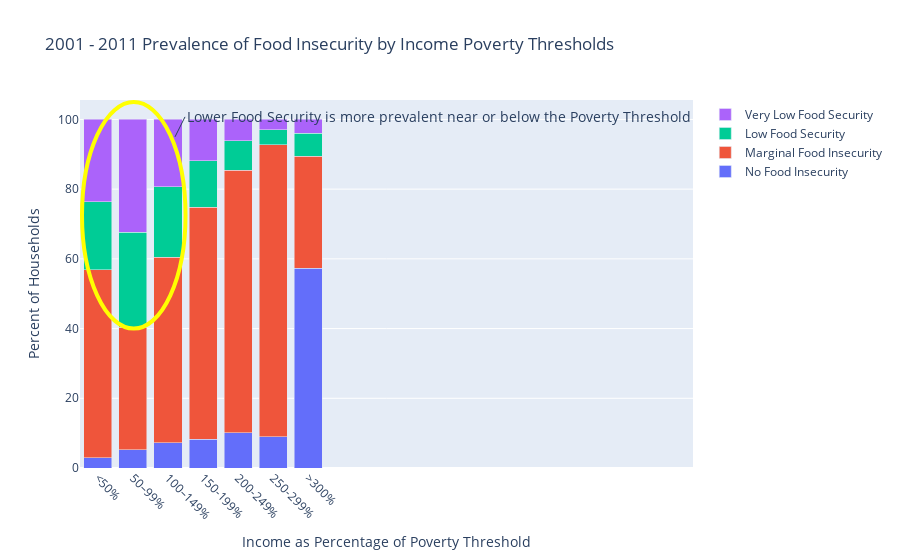

This figure's notebook cell:
### Markdown cell above
### Poverty Connection

### Code cell
poverty_distr = {
    'Poverty Threshold': ['<50%','50–99%', '100–149%','150-199%','200-249%','250-299%','>300%'],
    'No Food Insecurity' : [3.0,5.2,7.3,8.2,10.1,9.0,57.3],
    'Low Food Security' :[19.5,27.3,20.3,13.4,8.5,4.4,6.6],
    'Very Low Food Security':[23.6,32.3,19.3,11.8,6.1,2.9,4.0],
    
}


poverty_df = pd.DataFrame(poverty_distr)

poverty_df['Marginal Food Insecurity'] = 100 - poverty_df['No Food Insecurity'] - poverty_df['Low Food Security'] - poverty_df['Very Low Food Security']

# reorder columns
order = ['Poverty Threshold', 'No Food Insecurity', 'Marginal Food Insecurity','Low Food Security','Very Low Food Security']  # Example: Reordering columns to 'B', 'C', 'A'
poverty_df = poverty_df[order]


poverty_df
#https://www.ncbi.nlm.nih.gov/pmc/articles/PMC4096937/
# Income <50% poverty threshold	6.9	3.0	12.8	13.7	19.9	19.5	23.6

# Income 50%–99% poverty threshold	10.6	5.2	18.9	20.5	27.7	27.3	32.3

# Income 100%–149% poverty threshold	11.4	7.3	19.2	20.8	20.3	20.3	19.3

# Income 150%–199% poverty threshold	10.5	8.2	15.6	16.8	13.3	13.4	11.8

# Income 200%–249% poverty threshold	10.0	10.1	10.5	10.2	8.3	8.5	6.1

# Income 250%–299% poverty threshold	7.8	9.0	6.6	5.4	4.2	4.4	2.9

# Income 300% or more of poverty threshold	42.8	57.3	16.4	12.6	6.4	6.6	4.0



df = poverty_df
# Set 'Income Bracket' column as the index
df.set_index('Poverty Threshold', inplace=True)

# Transpose the DataFrame
df = df.T

# Create a figure with subplots for each row
fig = go.Figure()
for index, row in df.iterrows():
    fig.add_trace(go.Bar(x=row.index, y=row.values, name=index))

# Update layout
fig.update_layout(
    barmode='stack',  # Change to 'group' if you prefer grouped bars
    xaxis=dict(title = 'Income as Percentage of Poverty Threshold',tickangle=45),
    yaxis=dict(title='Percent of Households'),
    title='2001 - 2011 Prevalence of Food Insecurity by Income Poverty Thresholds'
)


fig.add_shape(type="circle",
    xref="x", yref="y",
    x0=-.45, y0=40, x1=2.5, y1=105,
    line_color="yellow",
    line_width = 4
)

circle_text = go.layout.Annotation(
    text="Lower Food Security is more prevalent near or below the Poverty Threshold",
    x=2.2,
    y=95,
    ax = 10,
    ay = -20,
    showarrow=True,
    xanchor="left",
    font=dict(size=14)
)
fig.add_annotation(circle_text)

fig.show()

### Figure 1 — Plotly figure (JSON) as saved in the notebook; plotly's stock layout.template omitted (floating-point values rounded to 4 significant figures)
{"data": [{"name": "No Food Insecurity", "type": "bar", "x": ["<50%", "50–99%", "100–149%", "150-199%", "200-249%", "250-299%", ">300%"], "y": [3, 5.2, 7.3, 8.2, 10.1, 9, 57.3]}, {"name": "Marginal Food Insecurity", "type": "bar", "x": ["<50%", "50–99%", "100–149%", "150-199%", "200-249%", "250-299%", ">300%"], "y": [53.9, 35.2, 53.1, 66.6, 75.3, 83.7, 32.1]}, {"name": "Low Food Security", "type": "bar", "x": ["<50%", "50–99%", "100–149%", "150-199%", "200-249%", "250-299%", ">300%"], "y": [19.5, 27.3, 20.3, 13.4, 8.5, 4.4, 6.6]}, {"name": "Very Low Food Security", "type": "bar", "x": ["<50%", "50–99%", "100–149%", "150-199%", "200-249%", "250-299%", ">300%"], "y": [23.6, 32.3, 19.3, 11.8, 6.1, 2.9, 4]}], "layout": {"annotations": [{"ax": 10, "ay": -20, "font": {"size": 14}, "showarrow": true, "text": "Lower Food Security is more prevalent near or below the Poverty Threshold", "x": 2.2, "xanchor": "left", "y": 95}], "barmode": "stack", "shapes": [{"line": {"color": "yellow", "width": 4}, "type": "circle", "x0": -0.45, "x1": 2.5, "xref": "x", "y0": 40, "y1": 105, "yref": "y"}], "title": {"text": "2001 - 2011 Prevalence of Food Insecurity by Income Poverty Thresholds"}, "xaxis": {"tickangle": 45, "title": {"text": "Income as Percentage of Poverty Threshold"}}, "yaxis": {"title": {"text": "Percent of Households"}}}}
